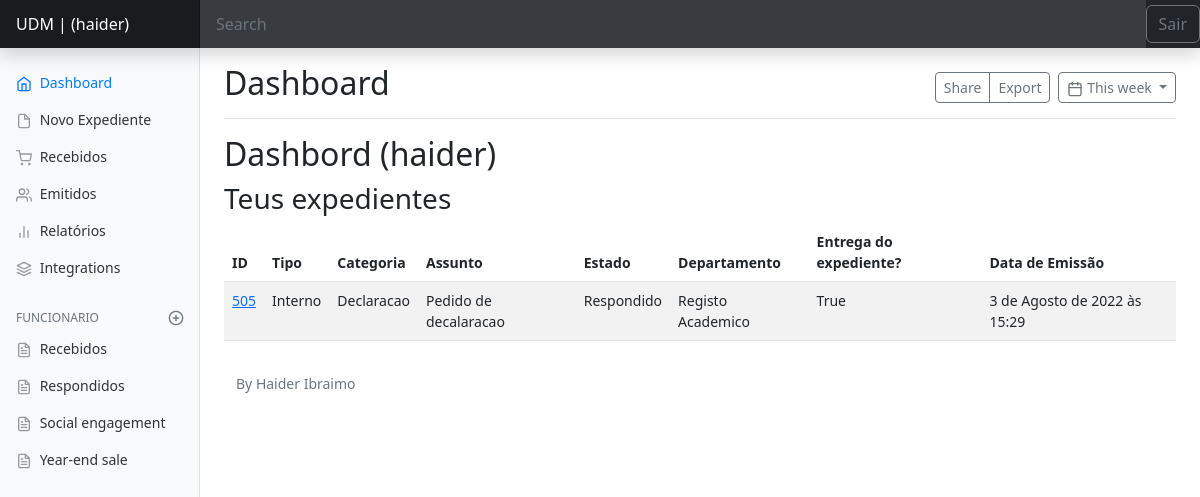
Before: /authors/dashbord/expedient/recebidos (signed in) with the older database file.
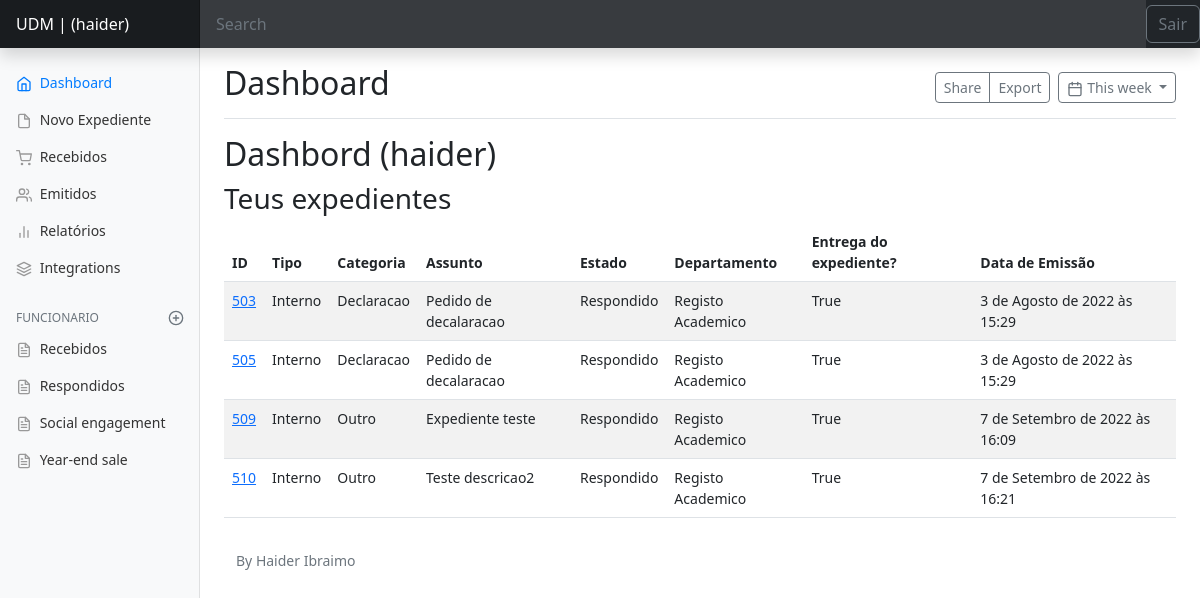
After: the same page with the newer database file.
### expedient/models.py (models this page shows, shortened)
class Expedient(models.Model):
    numero_Ex = models.IntegerField()
    tipo = models.CharField(max_length=50)
    departamento = models.CharField(max_length=100)
    categoria = models.CharField(max_length=100)
    assunto = models.CharField(max_length=150, null=False, )
    prioridade = models.CharField(max_length=20)
    confidencial = models.BooleanField(default=False)
    descricao = models.TextField(null=True, )
    estado = models.CharField(max_length=20)
    anexo = models.FileField(upload_to ='expedient/uploads/%Y/%m/%d/', null=True,)
    data_emissao = models.DateTimeField(auto_now_add=True)
    data_recepcao = models.DateTimeField(auto_now=True)
    recebido = models.BooleanField(default=False)
    slug = models.SlugField()
    departamento = models.ForeignKey(Departamento, on_delete=models.SET_NULL, null=True, default=None)
    usuario = models.ForeignKey(User, on_delete=models.SET_NULL, null=True)

class Departamento(models.Model):
    nome = models.CharField(max_length=65)
    def __str__(self):
        return self.nome

### authors/views.py (the view)
# urls.py: path('dashbord/expedient/recebidos', views.dashbord_expedient_recebidos, name='dashbord_expedient_recebidos'),
@login_required(login_url='authors:login', redirect_field_name='next')
def dashbord_expedient_recebidos(request):
    expedients = Expedient.objects.filter(recebido=True, estado='Respondido',
                                         usuario=request.user,
                                         )
    page_obj, pagination_range = make_pagination(request, expedients, PER_PAGES)
    return render(request,
                  'authors/pages/dashbord_recebidos.html',context={
        'expedients': page_obj,
        'pagination_range': pagination_range,
    }
                  )

### utils/expedient/pagination.py (called while the page is built)
def make_pagination(request, queryset, per_page, qty_pages=4):
    try:
        current_page = int(request.GET.get('page', 1))
    except ValueError:
        current_page = 1
    paginator = Paginator(queryset, per_page)
    page_obj = paginator.get_page(current_page)
    pagination_range = make_pagination_range(
        paginator.page_range,
        qty_pages,
        current_page
    )
    return page_obj, pagination_range

### authors/templates/authors/pages/dashbord_recebidos.html (shortened to what this page needs)
{% extends 'global/base.html' %}
{% block content %}
<h2>Dashbord  ({{ user }}) </h2>
  <H3>Teus expedientes</H3>
  <table class="table table-striped table-hover">
    <thead>
     <tr>
        <th>ID </th>
        <th>Tipo</th>
        <th>Categoria</th>
        <th>Assunto</th>
        <th>Estado</th>
        <th>Departamento</th>
        <th>Entrega do expediente?</th>
        <th>Data de Emissão</th>
     </tr>
      </thead>
    {% for expedient in expedients %}
    <tr>
        <td> <a href="{% url 'authors:dashbord_expedient_see' expedient.id %}">{{ expedient.id }}</a> </td>
        <td>{{ expedient.tipo }}</td>
        <td>{{ expedient.categoria }}</td>
        <td>{{ expedient.assunto }}</td>
        <td>{{ expedient.estado }}</td>
        <td>{{ expedient.departamento }}</td>
        <td>{{ expedient.recebido }}</td>
        <td>{{ expedient.data_emissao }}</td>
     </tr>
    {% empty %}
      <li>
        <p>Não tens nenhum expediente emitido, crie um.</p>
      </li>
    {% endfor %}
</table>
{% endblock content %}

### base_templates/global/base.html (shortened to what this page needs)
<!DOCTYPE html>
<html lang="pt-BR">
<head>
    {% include 'expedient/partials/head.html' %}
</head>
<body>
    {% include 'expedient/partials/header.html' %}
    <main class="main-content-container">
        {% block content %}{% endblock content %}
    </main>
    {% include 'expedient/partials/footer.html' %}
</body>
</html>

### expedient/templates/expedient/partials/head.html (shortened to what this page needs)
{% load static %}
<link rel="stylesheet" href="{% static 'global/css/bootstrap.min.css' %}">
<link rel="stylesheet" href="{% static 'expedient/css/dashboard.css' %}">

### expedient/templates/expedient/partials/header.html (shortened to what this page needs)
{% if request.user.is_authenticated %}
<header class="navbar navbar-dark sticky-top bg-dark flex-md-nowrap p-0 shadow">
    <a class="navbar-brand col-md-3 col-lg-2 me-0 px-3 fs-6" href="#">UDM  | ({{ request.user.username }}) </a>
    <input class="form-control form-control-dark w-100 rounded-0 border-0" type="text" placeholder="Search" aria-label="Search">
    <div class="navbar-nav">
      <div class="nav-item text-nowrap">
        <form action="{% url 'authors:logout' %}" method="POST">
          <button class="btn btn-outline-secondary" type="submit"> Sair</button>
      </form>
      </div>
    </div>
  </header>
  <div class="container-fluid">
    <div class="row">
      <nav id="sidebarMenu" class="col-md-3 col-lg-2 d-md-block bg-light sidebar collapse">
        <div class="position-sticky pt-3 sidebar-sticky">
          <ul class="nav flex-column">
            <li class="nav-item">
              <a class="nav-link active" aria-current="page" href="#">
                <span data-feather="home" class="align-text-bottom"></span>
                Dashboard
              </a>
            </li>
            <li class="nav-item">
              <a class="nav-link" href="{% url 'authors:dashbord_expedient_new' %}">
                <span data-feather="file" class="align-text-bottom"></span>
                Novo Expediente
              </a>
            </li>
            <li class="nav-item">
              <a class="nav-link" href="{% url 'authors:dashbord_expedient_recebidos' %}">
                <span data-feather="shopping-cart" class="align-text-bottom"></span>
                Recebidos
              </a>
            </li>
            <li class="nav-item">
              <a class="nav-link" href="{% url 'authors:dashbord_expedient_emitidos' %}">
                <span data-feather="users" class="align-text-bottom"></span>
                Emitidos
              </a>
            </li>
            <li class="nav-item">
              <a class="nav-link" href="#">
                <span data-feather="bar-chart-2" class="align-text-bottom"></span>
                Relatórios
              </a>
            </li>
            <li class="nav-item">
              <a class="nav-link" href="#">
                <span data-feather="layers" class="align-text-bottom"></span>
                Integrations
              </a>
            </li>
          </ul>
          <h6 class="sidebar-heading d-flex justify-content-between align-items-center px-3 mt-4 mb-1 text-muted text-uppercase">
            <span>Funcionario</span>
            <a class="link-secondary" href="#" aria-label="Add a new report">
              <span data-feather="plus-circle" class="align-text-bottom"></span>
            </a>
          </h6>
          <ul class="nav flex-column mb-2">
            <li class="nav-item">
              <a class="nav-link" href="{% url 'authors:dashbord_expedient_recebidos_funcionario'  %}">
                <span data-feather="file-text" class="align-text-bottom"></span>
                Recebidos
              </a>
            </li>
            <li class="nav-item">
              <a class="nav-link" href="{% url 'authors:dashbord_expedient_respondidos_funcionario'  %}">
                <span data-feather="file-text" class="align-text-bottom"></span>
                Respondidos
              </a>
            </li>
            <li class="nav-item">
              <a class="nav-link" href="#">
                <span data-feather="file-text" class="align-text-bottom"></span>
                Social engagement
              </a>
            </li>
            <li class="nav-item">
              <a class="nav-link" href="#">
                <span data-feather="file-text" class="align-text-bottom"></span>
                Year-end sale
              </a>
            </li>
          </ul>
        </div>
      </nav>
      <main class="col-md-9 ms-sm-auto col-lg-10 px-md-4">
        <div class="d-flex justify-content-between flex-wrap flex-md-nowrap align-items-center pt-3 pb-2 mb-3 border-bottom">
          <h1 class="h2">Dashboard</h1>
          <div class="btn-toolbar mb-2 mb-md-0">
            <div class="btn-group me-2">
              <button type="button" class="btn btn-sm btn-outline-secondary">Share</button>
              <button type="button" class="btn btn-sm btn-outline-secondary">Export</button>
            </div>
            <button type="button" class="btn btn-sm btn-outline-secondary dropdown-toggle">
              <span data-feather="calendar" class="align-text-bottom"></span>
              This week
            </button>
          </div>
        </div>
{% endif %}

### expedient/templates/expedient/partials/footer.html (shortened to what this page needs)
{% load static %}
<footer class="footer mt-auto py-3">
  <div class="container">
    <span class="text-muted">By Haider Ibraimo</span>
  </div>
</footer>

### base_static/expedient/css/dashboard.css (style rules this page uses)
body { font-size: .875rem; }
.feather { width: 16px; height: 16px; vertical-align: text-bottom; }
.sidebar { position: fixed; top: 0; bottom: 0; left: 0; z-index: 100; padding: 0; box-shadow: inset -1px 0 0 rgba(0, 0, 0, .1); }
.sidebar-sticky { position: -webkit-sticky; position: sticky; top: 48px; height: calc(100vh - 48px); padding-top: .5rem; overflow-x: hidden; overflow-y: auto; }
.sidebar .nav-link { font-weight: 500; color: #333; }
.sidebar .nav-link .feather { margin-right: 4px; color: #999; }
.sidebar .nav-link.active { color: #007bff; }
.sidebar .nav-link:hover .feather, .sidebar .nav-link.active .feather { color: inherit; }
.sidebar-heading { font-size: .75rem; text-transform: uppercase; }
.navbar-brand { padding-top: .75rem; padding-bottom: .75rem; font-size: 1rem; background-color: rgba(0, 0, 0, .25); box-shadow: inset -1px 0 0 rgba(0, 0, 0, .25); }
.navbar .form-control { padding: .75rem 1rem; border-width: 0; border-radius: 0; }
.form-control-dark { color: #fff; background-color: rgba(255, 255, 255, .1); border-color: rgba(255, 255, 255, .1); }
.border-bottom { border-bottom: 1px solid #e5e5e5; }

Changed rows visible on the page:
now on this page (row edited): Expedient: id "503", tipo "Interno", categoria "Declaracao", assunto "Pedido de decalaracao", estado "Respondido", departamento "Registo Academico", recebido "True", data_emissao "3 de Agosto de 2022 às 15:29"
added Expedient: id "509", tipo "Interno", categoria "Outro", assunto "Expediente teste", estado "Respondido", departamento "Registo Academico", recebido "True", data_emissao "7 de Setembro de 2022 às 16:09"
added Expedient: id "510", tipo "Interno", categoria "Outro", assunto "Teste descricao2", estado "Respondido", departamento "Registo Academico", recebido "True", data_emissao "7 de Setembro de 2022 às 16:21"
